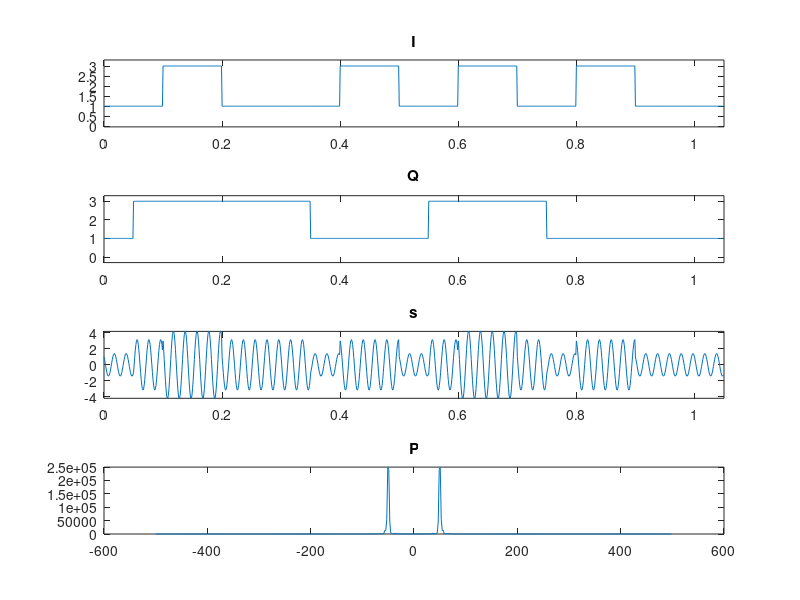

Recreate this plot in MATLAB.
%QPSK
close all
clear
fs=1e3;
t=0:1/fs:1-1/fs;
a=randi(2,1,20);
m=2*a-1;
I=m(1:2:20);
Q=m(2:2:20);
I=[I(ceil(10*t+0.01)),ones(1,50)];
Q=[ones(1,50),Q(ceil(10*t+0.01))];

t=0:1/fs:1-1/fs+50/fs;
s=I.*cos(2*pi*50*t)-Q.*sin(2*pi*50*t);

L=512;
f=(-L/2:L/2-1)*(fs/L);
S=fft(s,512);
P=abs(fftshift(S)).^2;
%% 
figure;
subplot(411)
plot(t,I);
title('I');
axis([0,1.05,-0.03,3.3])
subplot(412)
plot(t,Q);
title('Q');
axis([0,1.05,-0.3,3.3])
%
subplot(413)
plot(t,s);
title('s');
axis([0,1.05 -inf inf])
subplot(414)
plot(f,P);
title('P');

